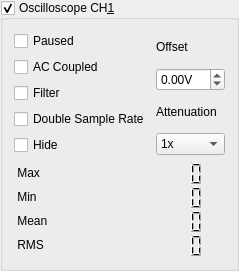
           <widget class="QGroupBox" name="scopeGroup_CH1">
            <property name="title">
             <string>Oscilloscope CH&amp;1</string>
            </property>
            <property name="flat">
             <bool>false</bool>
            </property>
            <property name="checkable">
             <bool>true</bool>
            </property>
            <property name="checked">
             <bool>true</bool>
            </property>
            <layout class="QVBoxLayout" name="verticalLayout_2">
             <item>
              <layout class="QHBoxLayout" name="horizontalLayout_4">
               <item>
                <layout class="QVBoxLayout" name="verticalLayout_20">
                 <item>
                  <widget class="QCheckBox" name="pausedLabel_CH1">
                   <property name="text">
                    <string>Paused</string>
                   </property>
                  </widget>
                 </item>
                 <item>
                  <widget class="QCheckBox" name="acCoupledLabel_CH1">
                   <property name="text">
                    <string>AC Coupled</string>
                   </property>
                  </widget>
                 </item>
                 <item>
                  <widget class="QCheckBox" name="filterLabel_CH1">
                   <property name="text">
                    <string>Filter</string>
                   </property>
                  </widget>
                 </item>
                 <item>
                  <widget class="QCheckBox" name="doubleSampleLabel">
                   <property name="text">
                    <string>Double Sample Rate</string>
                   </property>
                  </widget>
                 </item>
                 <item>
                  <widget class="QCheckBox" name="hideCH1Box">
                   <property name="text">
                    <string>Hide</string>
                   </property>
                  </widget>
                 </item>
                </layout>
               </item>
               <item>
                <layout class="QVBoxLayout" name="verticalLayout_22">
                 <item>
                  <widget class="QLabel" name="label">
                   <property name="text">
                    <string>Offset</string>
                   </property>
                  </widget>
                 </item>
                 <item>
                  <widget class="espoSpinBox" name="offsetSpinBox_CH1">
                   <property name="suffix">
                    <string>V</string>
                   </property>
                   <property name="decimals">
                    <number>2</number>
                   </property>
                   <property name="minimum">
                    <double>-20.000000000000000</double>
                   </property>
                   <property name="maximum">
                    <double>20.000000000000000</double>
                   </property>
                  </widget>
                 </item>
                 <item>
                  <widget class="QLabel" name="label_2">
                   <property name="text">
                    <string>Attenuation</string>
                   </property>
                  </widget>
                 </item>
                 <item>
                  <widget class="QComboBox" name="attenuationComboBox_CH1">
                   <item>
                    <property name="text">
                     <string>1x</string>
                    </property>
                   </item>
                   <item>
                    <property name="text">
                     <string>5x</string>
                    </property>
                   </item>
                   <item>
                    <property name="text">
                     <string>10x</string>
                    </property>
                   </item>
                  </widget>
                 </item>
                </layout>
               </item>
              </layout>
             </item>
             <item>
              <layout class="QGridLayout" name="gridLayout_2">
               <property name="spacing">
                <number>0</number>
               </property>
               <item row="0" column="0">
                <widget class="QLabel" name="voltageInfoMaxLabel_CH1">
                 <property name="text">
                  <string> Max</string>
                 </property>
                </widget>
               </item>
               <item row="0" column="1">
                <widget class="QLCDNumber" name="voltageInfoMaxDisplay_CH1">
                 <property name="minimumSize">
                  <size>
                   <width>0</width>
                   <height>24</height>
                  </size>
                 </property>
                 <property name="frameShape">
                  <enum>QFrame::NoFrame</enum>
                 </property>
                </widget>
               </item>
               <item row="1" column="0">
                <widget class="QLabel" name="voltageInfoMinLabel_CH1">
                 <property name="text">
                  <string> Min</string>
                 </property>
                </widget>
               </item>
               <item row="1" column="1">
                <widget class="QLCDNumber" name="voltageInfoMinDisplay_CH1">
                 <property name="minimumSize">
                  <size>
                   <width>0</width>
                   <height>24</height>
                  </size>
                 </property>
                 <property name="frameShape">
                  <enum>QFrame::NoFrame</enum>
                 </property>
                </widget>
               </item>
               <item row="2" column="0">
                <widget class="QLabel" name="voltageInfoMeanLabel_CH1">
                 <property name="text">
                  <string> Mean</string>
                 </property>
                </widget>
               </item>
               <item row="2" column="1">
                <widget class="QLCDNumber" name="voltageInfoMeanDisplay_CH1">
                 <property name="minimumSize">
                  <size>
                   <width>0</width>
                   <height>24</height>
                  </size>
                 </property>
                 <property name="frameShape">
                  <enum>QFrame::NoFrame</enum>
                 </property>
                </widget>
               </item>
               <item row="3" column="0">
                <widget class="QLabel" name="voltageInfoRmsLabel_CH1">
                 <property name="text">
                  <string> RMS</string>
                 </property>
                </widget>
               </item>
               <item row="3" column="1">
                <widget class="QLCDNumber" name="voltageInfoRmsDisplay_CH1">
                 <property name="minimumSize">
                  <size>
                   <width>0</width>
                   <height>24</height>
                  </size>
                 </property>
                 <property name="frameShape">
                  <enum>QFrame::NoFrame</enum>
                 </property>
                </widget>
               </item>
              </layout>
             </item>
            </layout>
           </widget>
